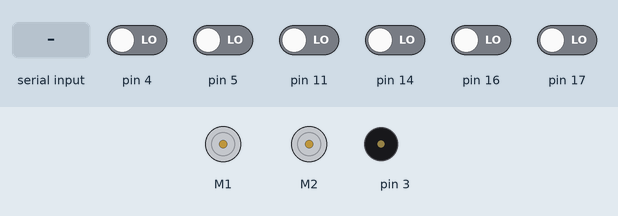
Simulated run of this sketch. Board: Arduino Uno, built with avr-gcc and run on an emulated ATmega328P. On the bench: 2 × DC motor (green arrow = forward, orange = backward, longer = faster), buzzer (waves = sounding). The inputs (shaded band) are chosen by the test bench; at power-on: pin 4, pin 5, pin 11, pin 14, pin 16, pin 17 LOW.

Above: at 1.2 s.
1.3 s: pin 4 driven HIGH
At 1.65 s:
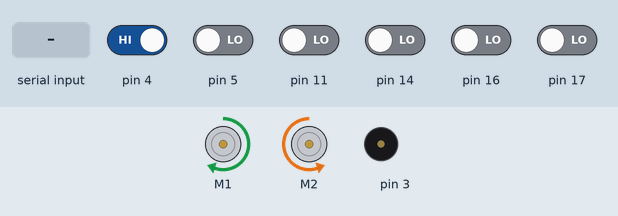
4.3 s: pin 4 driven LOW and pin 5 driven HIGH
7.3 s: pin 5 driven LOW
At 8.5 s:
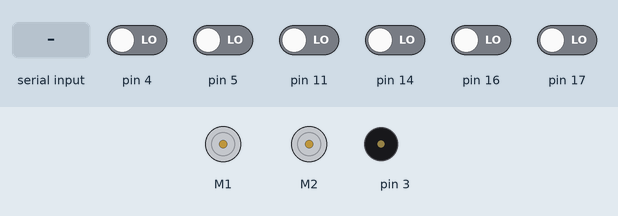
8.8 s: "U" received over the second serial link
At 8.95 s:
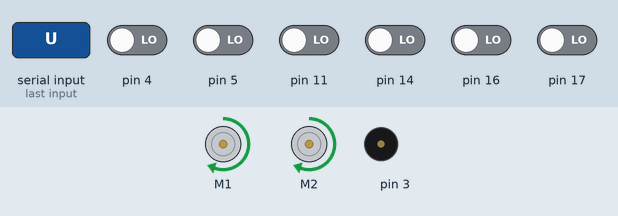
10.6 s: "D" received over the second serial link
At 10.75 s:
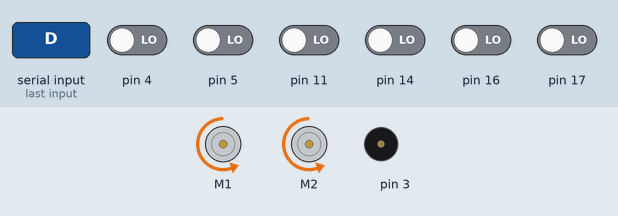
12.4 s: "A" received over the second serial link
At 12.55 s:
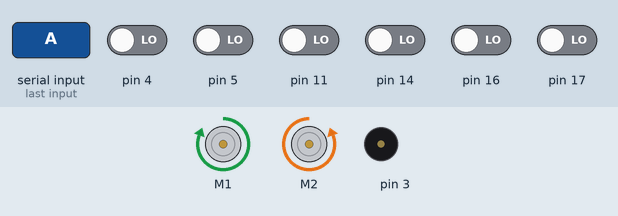
Timing chart, 0 to 15.2 s (numbered marks = the images above; inputs shaded):
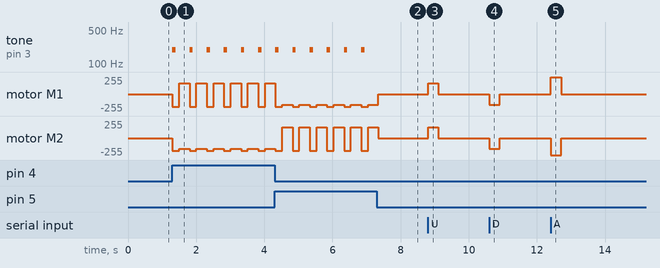

The sketch:

Zumo_arduino_code.ino
```cpp
#include <Wire.h>
#include <ZumoShield.h>
#include <SoftwareSerial.h>

ZumoBuzzer buzzer;
ZumoMotors motors;
ZumoReflectanceSensorArray sensors(QTR_NO_EMITTER_PIN);

SoftwareSerial bluetooth(2, 6);

#define QTR_THRESHOLD 1500
#define DRIVE_SPEED 250
#define TURN_SPEED 250
#define REVERSE_SPEED 300
#define REVERSE_DURATION 200
#define TURN_DURATION 300
#define TIMEOUT 300

unsigned int sensor_values[6];

char command = 'S';
unsigned long lastTime = 0;

void setup()
{
    Serial.begin(9600);
    bluetooth.begin(9600);
}

void loop()
{
    // Check if bluetooth received something
    if (bluetooth.available())
    {
        char input = bluetooth.read();

        if (input == 'U' || input == 'D' || input == 'L' ||
            input == 'R' || input == 'S' || input == 'A')
        {
            command = input;
            lastTime = millis();
        }
    }

    // Stop if no new command is received
    if (millis() - lastTime > TIMEOUT)
    {
        command = 'S';
    }

    // Read the sensors
    sensors.read(sensor_values);

    // Check left sensor
    if (sensor_values[0] > QTR_THRESHOLD)
    {
        buzzer.playNote(NOTE_G(3), 100, 15);

        motors.setSpeeds(-REVERSE_SPEED, -REVERSE_SPEED);
        delay(REVERSE_DURATION);

        motors.setSpeeds(TURN_SPEED, -TURN_SPEED);
        delay(TURN_DURATION);
    }

    // Check right sensor
    else if (sensor_values[5] > QTR_THRESHOLD)
    {
        buzzer.playNote(NOTE_G(3), 100, 15);

        motors.setSpeeds(-REVERSE_SPEED, -REVERSE_SPEED);
        delay(REVERSE_DURATION);

        motors.setSpeeds(-TURN_SPEED, TURN_SPEED);
        delay(TURN_DURATION);
    }

    // Move forward
    else if (command == 'U')
    {
        motors.setSpeeds(DRIVE_SPEED, DRIVE_SPEED);
    }

    // Move backward
    else if (command == 'D')
    {
        motors.setSpeeds(-DRIVE_SPEED, -DRIVE_SPEED);
    }

    // Turn left
    else if (command == 'L')
    {
        motors.setSpeeds(-TURN_SPEED, TURN_SPEED);
    }

    // Turn right
    else if (command == 'R')
    {
        motors.setSpeeds(TURN_SPEED, -TURN_SPEED);
    }

    // Spin in place
    else if (command == 'A')
    {
        motors.setSpeeds(400, -400);
    }

    // Stop the motors
    else
    {
        motors.setSpeeds(0, 0);
    }
}
```

Measured:
- after the input at 1.3 s, tone on pin 3: alternates 195 Hz for 0.10 s and silent for 0.40 s, starting at once; motor M1: alternates backward 191/255 for 0.20 s and forward 159/255 for 0.30 s, starting at once; motor M2: alternates backward 191/255 for 0.20 s and backward 159/255 for 0.30 s, starting at once
- after the input at 7.3 s, tone on pin 3: stops changing and stays silent
- after the input at 8.8 s, motor M1, motor M2: stopped → forward 159/255 at once, → stopped 0.30 s later
- after the input at 10.6 s, motor M1, motor M2: stopped → backward 159/255 at once, → stopped 0.30 s later
- after the input at 12.4 s, motor M1: stopped → forward 255/255 at once, → stopped 0.30 s later; motor M2: stopped → backward 255/255 at once, → stopped 0.30 s later
